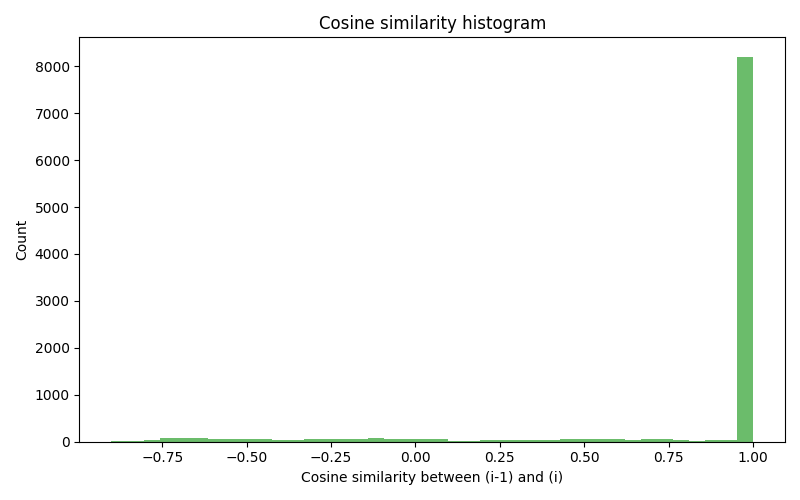

The script that saved this image:
import os
import numpy as np
import glob
import matplotlib.pyplot as plt
from sklearn.metrics.pairwise import cosine_similarity
from tqdm import tqdm 
def load_features(feature_dir):
    npy_files = sorted(glob.glob(os.path.join(feature_dir, '*.npy')))
    # Извлекаем дату из имени файла, например: '0_1993-01-01_features.npy' -> '1993-01-01'
    dates = [os.path.basename(f).split('_')[1] for f in npy_files]
    feats = [np.load(f) for f in npy_files]
    return np.array(feats), dates

def cosine_histogram(feature_dir, out_png='cosine_histogram.png'):
    feats, dates = load_features(feature_dir)
    cosines = []
    
    for i in tqdm(range(1, len(feats))):
        sim = cosine_similarity(feats[i-1].reshape(1, -1), feats[i].reshape(1, -1))[0][0]
        cosines.append(sim)
    plt.figure(figsize=(8, 5))
    plt.hist(cosines, bins=40, color='tab:green', alpha=0.7)
    plt.xlabel('Cosine similarity between (i-1) and (i)')
    plt.ylabel('Count')
    plt.title('Cosine similarity histogram')
    plt.tight_layout()
    plt.savefig(out_png)
    plt.close()
    print(f"Cosine histogram saved to {out_png}")

if __name__ == '__main__':
    import argparse
    parser = argparse.ArgumentParser()
    parser.add_argument('--feature_dir', type=str, required=False, default= '/app/MoCo/MOCOv3-MNIST/features_glorys12_moco256/2025-07-07_moco256_20250216_141630_checkpoint_0202')
    parser.add_argument('--out', type=str, default='cosine_histogram.png')
    args = parser.parse_args()
    cosine_histogram(args.feature_dir, args.out)
